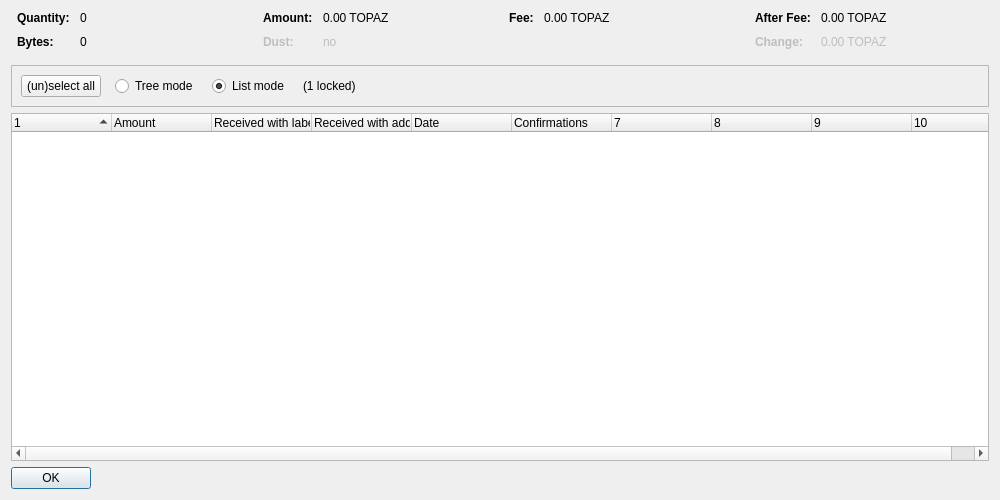
<?xml version="1.0" encoding="UTF-8"?>
<ui version="4.0">
 <class>CoinControlDialog</class>
 <widget class="QDialog" name="CoinControlDialog">
  <property name="geometry">
   <rect>
    <x>0</x>
    <y>0</y>
    <width>1000</width>
    <height>500</height>
   </rect>
  </property>
  <property name="windowTitle">
   <string>Coin Selection</string>
  </property>
  <layout class="QVBoxLayout" name="verticalLayout">
   <item>
    <layout class="QHBoxLayout" name="horizontalLayoutTop" stretch="0,0,0,0">
     <property name="topMargin">
      <number>0</number>
     </property>
     <property name="bottomMargin">
      <number>10</number>
     </property>
     <item>
      <layout class="QFormLayout" name="formLayoutCoinControl1">
       <property name="horizontalSpacing">
        <number>10</number>
       </property>
       <property name="verticalSpacing">
        <number>10</number>
       </property>
       <property name="leftMargin">
        <number>6</number>
       </property>
       <property name="rightMargin">
        <number>6</number>
       </property>
       <item row="0" column="0">
        <widget class="QLabel" name="labelCoinControlQuantityText">
         <property name="font">
          <font>
           <weight>75</weight>
           <bold>true</bold>
          </font>
         </property>
         <property name="text">
          <string>Quantity:</string>
         </property>
        </widget>
       </item>
       <item row="0" column="1">
        <widget class="QLabel" name="labelCoinControlQuantity">
         <property name="cursor">
          <cursorShape>IBeamCursor</cursorShape>
         </property>
         <property name="contextMenuPolicy">
          <enum>Qt::ActionsContextMenu</enum>
         </property>
         <property name="text">
          <string notr="true">0</string>
         </property>
         <property name="textInteractionFlags">
          <set>Qt::LinksAccessibleByMouse|Qt::TextSelectableByKeyboard|Qt::TextSelectableByMouse</set>
         </property>
        </widget>
       </item>
       <item row="1" column="0">
        <widget class="QLabel" name="labelCoinControlBytesText">
         <property name="font">
          <font>
           <weight>75</weight>
           <bold>true</bold>
          </font>
         </property>
         <property name="text">
          <string>Bytes:</string>
         </property>
        </widget>
       </item>
       <item row="1" column="1">
        <widget class="QLabel" name="labelCoinControlBytes">
         <property name="cursor">
          <cursorShape>IBeamCursor</cursorShape>
         </property>
         <property name="contextMenuPolicy">
          <enum>Qt::ActionsContextMenu</enum>
         </property>
         <property name="text">
          <string notr="true">0</string>
         </property>
         <property name="textInteractionFlags">
          <set>Qt::LinksAccessibleByMouse|Qt::TextSelectableByKeyboard|Qt::TextSelectableByMouse</set>
         </property>
        </widget>
       </item>
      </layout>
     </item>
     <item>
      <layout class="QFormLayout" name="formLayoutCoinControl2">
       <property name="horizontalSpacing">
        <number>10</number>
       </property>
       <property name="verticalSpacing">
        <number>10</number>
       </property>
       <property name="leftMargin">
        <number>6</number>
       </property>
       <property name="rightMargin">
        <number>6</number>
       </property>
       <item row="0" column="0">
        <widget class="QLabel" name="labelCoinControlAmountText">
         <property name="font">
          <font>
           <weight>75</weight>
           <bold>true</bold>
          </font>
         </property>
         <property name="text">
          <string>Amount:</string>
         </property>
        </widget>
       </item>
       <item row="0" column="1">
        <widget class="QLabel" name="labelCoinControlAmount">
         <property name="cursor">
          <cursorShape>IBeamCursor</cursorShape>
         </property>
         <property name="contextMenuPolicy">
          <enum>Qt::ActionsContextMenu</enum>
         </property>
         <property name="text">
          <string notr="true">0.00 TOPAZ</string>
         </property>
         <property name="textInteractionFlags">
          <set>Qt::LinksAccessibleByMouse|Qt::TextSelectableByKeyboard|Qt::TextSelectableByMouse</set>
         </property>
        </widget>
       </item>
       <item row="1" column="0">
        <widget class="QLabel" name="labelCoinControlLowOutputText">
         <property name="enabled">
          <bool>false</bool>
         </property>
         <property name="font">
          <font>
           <weight>75</weight>
           <bold>true</bold>
          </font>
         </property>
         <property name="text">
          <string>Dust:</string>
         </property>
        </widget>
       </item>
       <item row="1" column="1">
        <widget class="QLabel" name="labelCoinControlLowOutput">
         <property name="enabled">
          <bool>false</bool>
         </property>
         <property name="cursor">
          <cursorShape>IBeamCursor</cursorShape>
         </property>
         <property name="contextMenuPolicy">
          <enum>Qt::ActionsContextMenu</enum>
         </property>
         <property name="text">
          <string notr="true">no</string>
         </property>
         <property name="textInteractionFlags">
          <set>Qt::LinksAccessibleByMouse|Qt::TextSelectableByKeyboard|Qt::TextSelectableByMouse</set>
         </property>
        </widget>
       </item>
      </layout>
     </item>
     <item>
      <layout class="QFormLayout" name="formLayoutCoinControl3">
       <property name="horizontalSpacing">
        <number>10</number>
       </property>
       <property name="verticalSpacing">
        <number>10</number>
       </property>
       <property name="leftMargin">
        <number>6</number>
       </property>
       <property name="rightMargin">
        <number>6</number>
       </property>
       <item row="0" column="0">
        <widget class="QLabel" name="labelCoinControlFeeText">
         <property name="font">
          <font>
           <weight>75</weight>
           <bold>true</bold>
          </font>
         </property>
         <property name="text">
          <string>Fee:</string>
         </property>
        </widget>
       </item>
       <item row="0" column="1">
        <widget class="QLabel" name="labelCoinControlFee">
         <property name="cursor">
          <cursorShape>IBeamCursor</cursorShape>
         </property>
         <property name="contextMenuPolicy">
          <enum>Qt::ActionsContextMenu</enum>
         </property>
         <property name="text">
          <string notr="true">0.00 TOPAZ</string>
         </property>
         <property name="textInteractionFlags">
          <set>Qt::LinksAccessibleByMouse|Qt::TextSelectableByKeyboard|Qt::TextSelectableByMouse</set>
         </property>
        </widget>
       </item>
      </layout>
     </item>
     <item>
      <layout class="QFormLayout" name="formLayoutCoinControl4">
       <property name="horizontalSpacing">
        <number>10</number>
       </property>
       <property name="verticalSpacing">
        <number>10</number>
       </property>
       <property name="leftMargin">
        <number>6</number>
       </property>
       <property name="rightMargin">
        <number>6</number>
       </property>
       <item row="0" column="0">
        <widget class="QLabel" name="labelCoinControlAfterFeeText">
         <property name="font">
          <font>
           <weight>75</weight>
           <bold>true</bold>
          </font>
         </property>
         <property name="text">
          <string>After Fee:</string>
         </property>
        </widget>
       </item>
       <item row="0" column="1">
        <widget class="QLabel" name="labelCoinControlAfterFee">
         <property name="cursor">
          <cursorShape>IBeamCursor</cursorShape>
         </property>
         <property name="contextMenuPolicy">
          <enum>Qt::ActionsContextMenu</enum>
         </property>
         <property name="text">
          <string notr="true">0.00 TOPAZ</string>
         </property>
         <property name="textInteractionFlags">
          <set>Qt::LinksAccessibleByMouse|Qt::TextSelectableByKeyboard|Qt::TextSelectableByMouse</set>
         </property>
        </widget>
       </item>
       <item row="1" column="0">
        <widget class="QLabel" name="labelCoinControlChangeText">
         <property name="enabled">
          <bool>false</bool>
         </property>
         <property name="font">
          <font>
           <weight>75</weight>
           <bold>true</bold>
          </font>
         </property>
         <property name="text">
          <string>Change:</string>
         </property>
        </widget>
       </item>
       <item row="1" column="1">
        <widget class="QLabel" name="labelCoinControlChange">
         <property name="enabled">
          <bool>false</bool>
         </property>
         <property name="cursor">
          <cursorShape>IBeamCursor</cursorShape>
         </property>
         <property name="contextMenuPolicy">
          <enum>Qt::ActionsContextMenu</enum>
         </property>
         <property name="text">
          <string notr="true">0.00 TOPAZ</string>
         </property>
         <property name="textInteractionFlags">
          <set>Qt::LinksAccessibleByMouse|Qt::TextSelectableByKeyboard|Qt::TextSelectableByMouse</set>
         </property>
        </widget>
       </item>
      </layout>
     </item>
    </layout>
   </item>
   <item>
    <widget class="QFrame" name="frame">
     <property name="minimumSize">
      <size>
       <width>0</width>
       <height>40</height>
      </size>
     </property>
     <property name="frameShape">
      <enum>QFrame::StyledPanel</enum>
     </property>
     <property name="frameShadow">
      <enum>QFrame::Sunken</enum>
     </property>
     <layout class="QHBoxLayout" name="horizontalLayout">
      <item>
       <layout class="QHBoxLayout" name="horizontalLayoutPanel" stretch="0,0,0,0,0">
        <property name="spacing">
         <number>14</number>
        </property>
        <item>
         <widget class="QPushButton" name="pushButtonSelectAll">
          <property name="sizePolicy">
           <sizepolicy hsizetype="Maximum" vsizetype="Fixed">
            <horstretch>0</horstretch>
            <verstretch>0</verstretch>
           </sizepolicy>
          </property>
          <property name="text">
           <string>(un)select all</string>
          </property>
          <property name="autoDefault">
           <bool>false</bool>
          </property>
         </widget>
        </item>
        <item>
         <widget class="QRadioButton" name="radioTreeMode">
          <property name="sizePolicy">
           <sizepolicy hsizetype="Maximum" vsizetype="Fixed">
            <horstretch>0</horstretch>
            <verstretch>0</verstretch>
           </sizepolicy>
          </property>
          <property name="text">
           <string>Tree mode</string>
          </property>
         </widget>
        </item>
        <item>
         <widget class="QRadioButton" name="radioListMode">
          <property name="sizePolicy">
           <sizepolicy hsizetype="Maximum" vsizetype="Fixed">
            <horstretch>0</horstretch>
            <verstretch>0</verstretch>
           </sizepolicy>
          </property>
          <property name="text">
           <string>List mode</string>
          </property>
          <property name="checked">
           <bool>true</bool>
          </property>
         </widget>
        </item>
        <item>
         <widget class="QLabel" name="labelLocked">
          <property name="text">
           <string notr="true">(1 locked)</string>
          </property>
         </widget>
        </item>
        <item>
         <spacer name="horizontalSpacer">
          <property name="orientation">
           <enum>Qt::Horizontal</enum>
          </property>
          <property name="sizeHint" stdset="0">
           <size>
            <width>40</width>
            <height>20</height>
           </size>
          </property>
         </spacer>
        </item>
       </layout>
      </item>
     </layout>
    </widget>
   </item>
   <item>
    <widget class="CoinControlTreeWidget" name="treeWidget">
     <property name="contextMenuPolicy">
      <enum>Qt::CustomContextMenu</enum>
     </property>
     <property name="sortingEnabled">
      <bool>false</bool>
     </property>
     <property name="columnCount">
      <number>10</number>
     </property>
     <attribute name="headerShowSortIndicator" stdset="0">
      <bool>true</bool>
     </attribute>
     <attribute name="headerStretchLastSection">
      <bool>false</bool>
     </attribute>
     <column>
      <property name="text">
       <string/>
      </property>
     </column>
     <column>
      <property name="text">
       <string>Amount</string>
      </property>
     </column>
     <column>
      <property name="text">
       <string>Received with label</string>
      </property>
     </column>
     <column>
      <property name="text">
       <string>Received with address</string>
      </property>
     </column>
     <column>
      <property name="text">
       <string>Date</string>
      </property>
     </column>
     <column>
      <property name="text">
       <string>Confirmations</string>
      </property>
      <property name="toolTip">
       <string>Confirmed</string>
      </property>
     </column>
     <column>
      <property name="text">
       <string/>
      </property>
     </column>
     <column>
      <property name="text">
       <string/>
      </property>
     </column>
     <column>
      <property name="text">
       <string/>
      </property>
     </column>
     <column>
      <property name="text">
       <string/>
      </property>
     </column>
    </widget>
   </item>
   <item>
    <widget class="QDialogButtonBox" name="buttonBox">
     <property name="sizePolicy">
      <sizepolicy hsizetype="Maximum" vsizetype="Fixed">
       <horstretch>0</horstretch>
       <verstretch>0</verstretch>
      </sizepolicy>
     </property>
     <property name="orientation">
      <enum>Qt::Horizontal</enum>
     </property>
     <property name="standardButtons">
      <set>QDialogButtonBox::Ok</set>
     </property>
    </widget>
   </item>
  </layout>
 </widget>
 <customwidgets>
  <customwidget>
   <class>CoinControlTreeWidget</class>
   <extends>QTreeWidget</extends>
   <header>qt/coincontroltreewidget.h</header>
  </customwidget>
 </customwidgets>
 <resources/>
 <connections/>
</ui>
